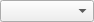
<?xml version="1.0" encoding="UTF-8"?>
<ui version="4.0">
 <class>Frame</class>
 <widget class="QFrame" name="Frame">
  <property name="geometry">
   <rect>
    <x>0</x>
    <y>0</y>
    <width>94</width>
    <height>22</height>
   </rect>
  </property>
  <property name="windowTitle">
   <string>Frame</string>
  </property>
  <layout class="QHBoxLayout" name="horizontalLayout">
   <property name="spacing">
    <number>0</number>
   </property>
   <property name="leftMargin">
    <number>0</number>
   </property>
   <property name="topMargin">
    <number>0</number>
   </property>
   <property name="rightMargin">
    <number>0</number>
   </property>
   <property name="bottomMargin">
    <number>0</number>
   </property>
   <item>
    <widget class="QComboBox" name="comboBox">
     <property name="minimumSize">
      <size>
       <width>0</width>
       <height>0</height>
      </size>
     </property>
     <property name="editable">
      <bool>false</bool>
     </property>
     <property name="sizeAdjustPolicy">
      <enum>QComboBox::AdjustToContents</enum>
     </property>
    </widget>
   </item>
  </layout>
 </widget>
 <resources/>
 <connections/>
</ui>
